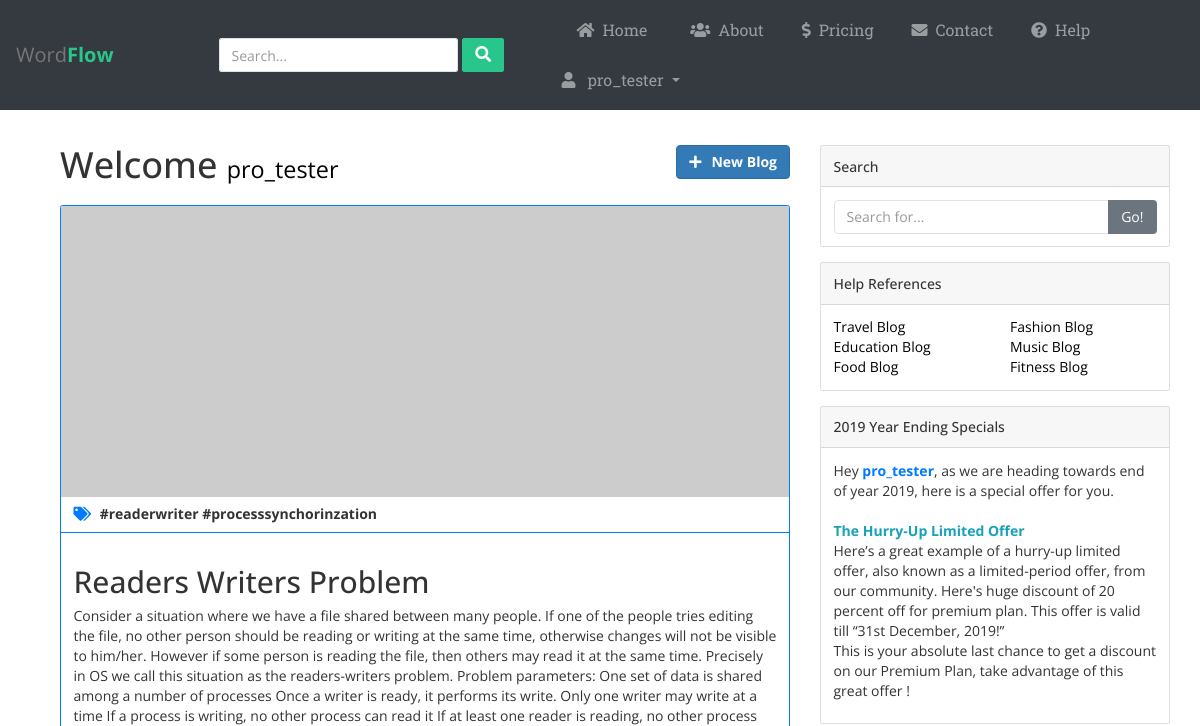
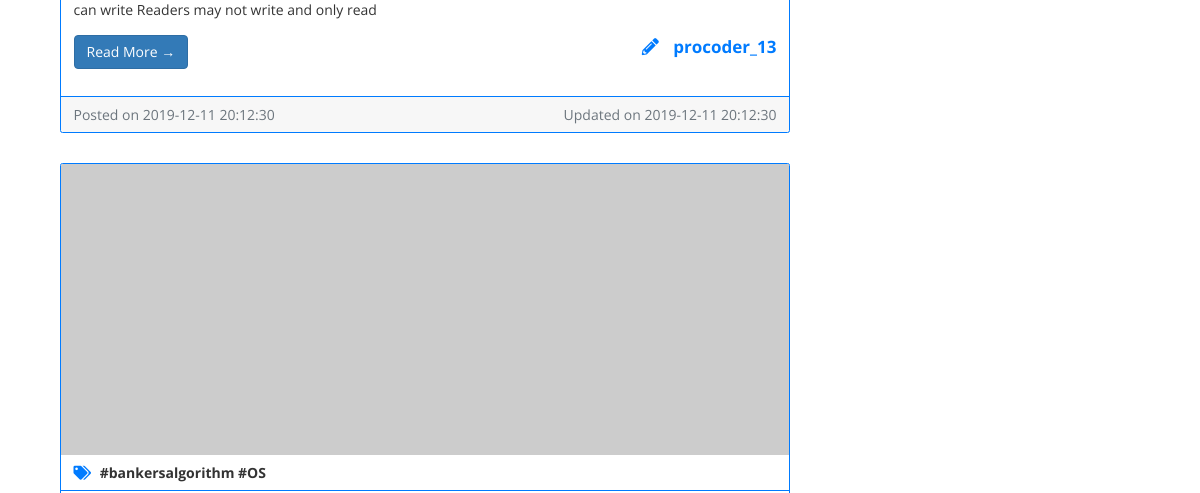
Page /dashboard (signed in, upper part) on the earlier database version (2 pictures, top to bottom).
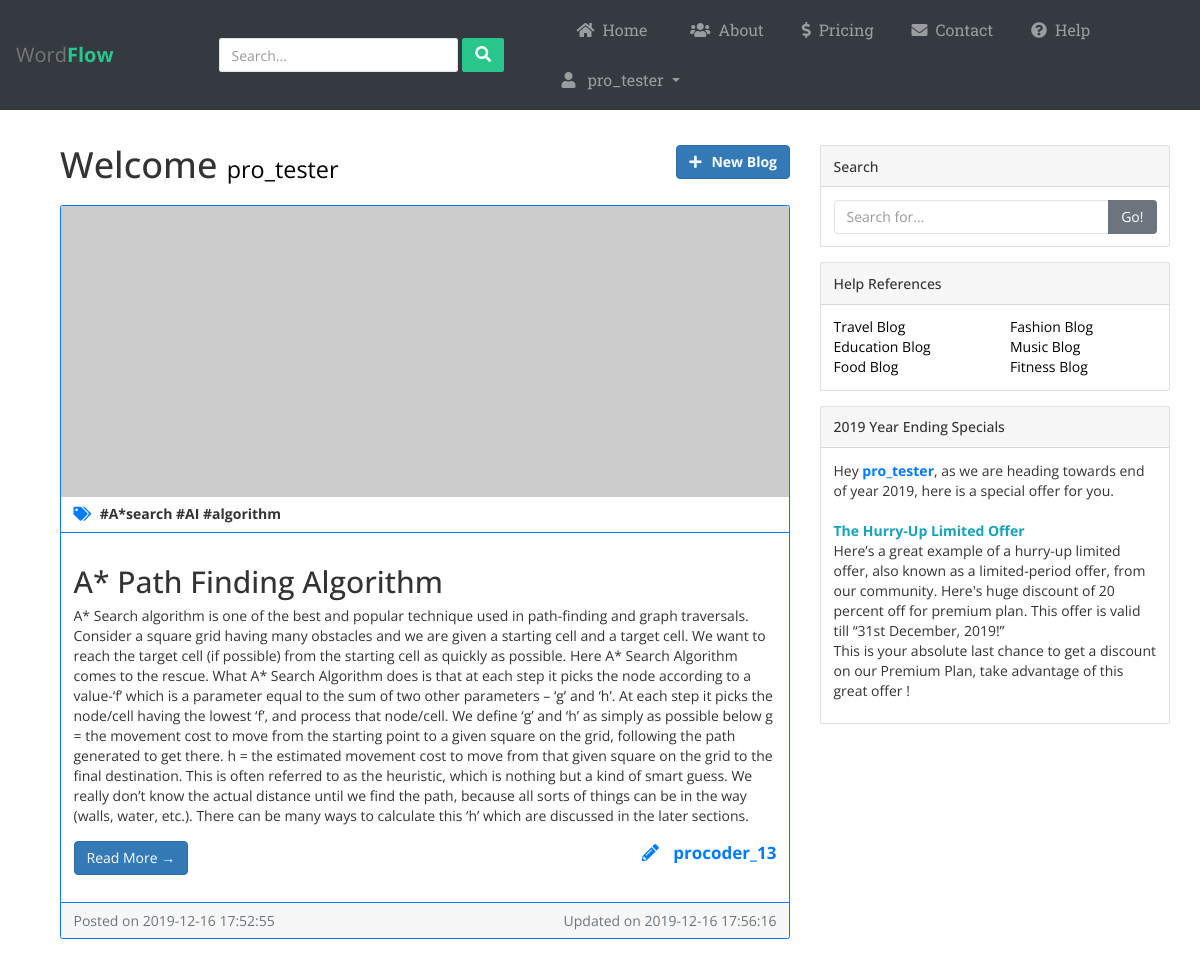
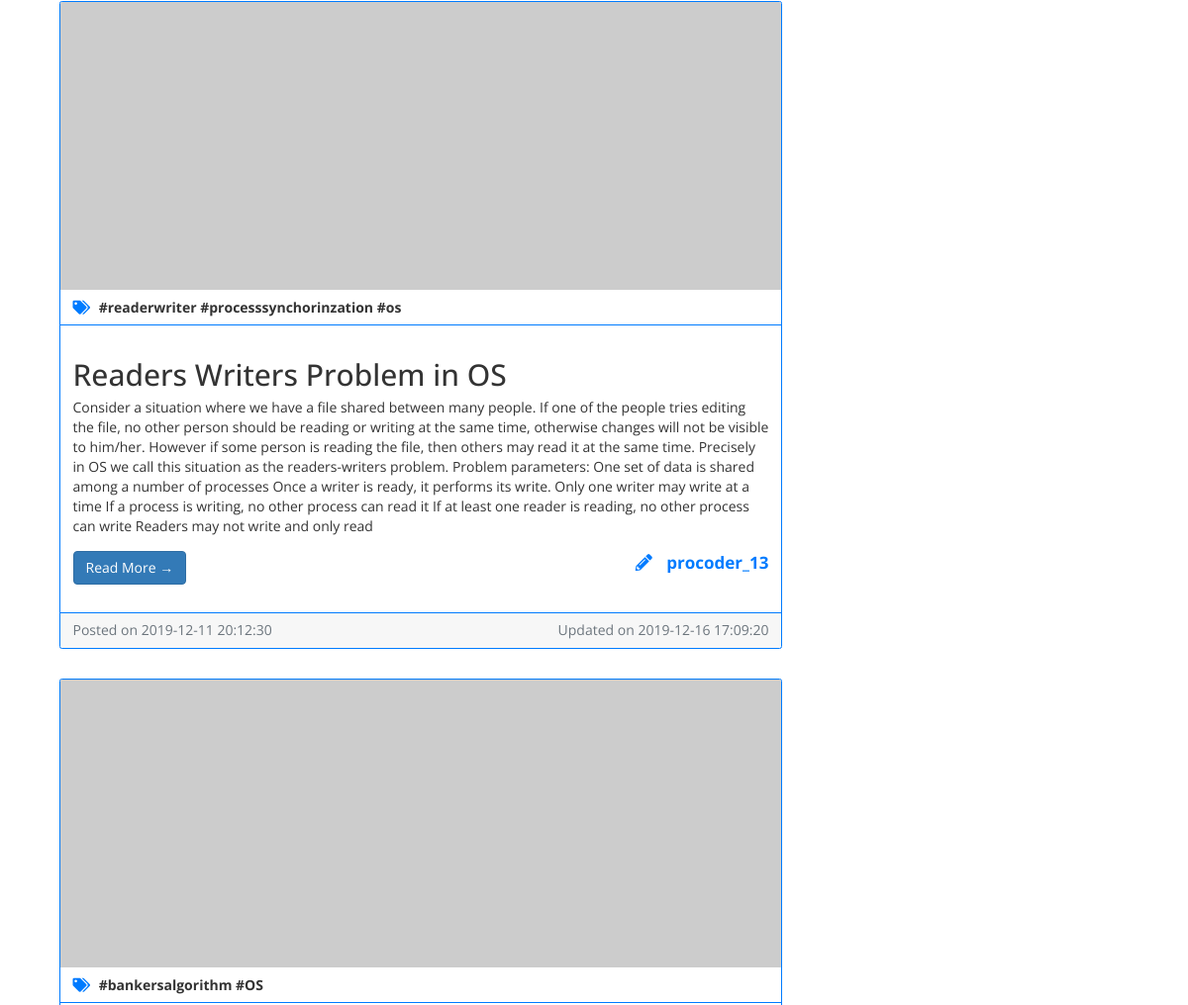
Same page on the later database version (2 pictures, top to bottom).
### app.py (models this page shows)
class Post(db.Model):
	pid = db.Column(db.Integer, primary_key=True)
	title= db.Column(db.String(80), nullable=False)
	author = db.Column(db.String(40), nullable=False)
	content = db.Column(db.String(100), nullable=False)
	created_on = db.Column(db.DateTime, nullable=False)
	last_updated = db.Column(db.DateTime, nullable=False)
	tags = db.Column(db.String(50), nullable=False)

### app.py (the view)
@app.route('/dashboard' , methods=['POST', 'GET'])
@is_logged_in
def dashboard():
	if 'logged_in' in session:
		posts = Post.query.filter(Post.author != session["username"]).order_by(Post.created_on.desc(), Post.last_updated.desc()).all()
		current_user_posts = Post.query.filter_by(author=session["username"]).all()
		for post in posts:
			post.created_on= str(post.created_on).split('.')[0]
			post.last_updated=str(post.last_updated).split('.')[0]
		return render_template("dashboard.html", username=session['username'], logged_in=session['logged_in'], posts=posts, current_user_posts=current_user_posts)
	else:
		return redirect(url_for('home'))

### app.py (called while the page is built)
def is_logged_in(f):
	@wraps(f)
	def wrap(*args, **kwargs):
		if 'logged_in' in session:
			return f(*args, **kwargs)
		else:
			flash('Unauthorized, Please Login !', category='danger')
			return redirect(url_for('home'))
	return wrap

### templates/dashboard.html (shortened to what this page needs)
{% extends "layout.html" %}
{% block content %}
<div class="container">
	{% if posts %}
	<div class="row">
        <div class="col-md-8">
            <div class="row mb-2">
                <div class="col-md-8">
        	        <h1 class="my-4">Welcome
        	          <small style="color: black;">{{username}}</small>
        	        </h1>
    	        </div>
    			<div class="col-md-4">
    				<a href="/{{username}}/new/" class="btn btn-primary py-auto mt-4 pull-right"><span class="pr-3"><i class="fas fa-plus"></i></span><b>New Blog</b></a>
    			</div>
		    </div>
        {% for post in posts %}
        <div class="card mb-5 border-primary">
            <img class="card-img-top" src="http://placehold.it/750x300" alt="By - {{post.author}}">
            <div class="card-header bg-transparent border-primary">
              <p class="card-text mb-0 text-default"><b><i class="fas fa-tags text-primary mr-2"></i> {{post.tags}}</b></p>
            </div>
            <div class="card-body border-primary">
                <h2 class="card-title">{{post.title}}</h2>
                <p class="card-text">{{post.content}}</p>
                <div class="row my-4">
                    <div class="col-md-6 col-xs-6 pl-4">
                        <a href="/{{post.author}}/view/{{post.pid}}" class="btn btn-primary">Read More &rarr;</a>
                    </div>
                    <div class="col-md-6 col-xs-6 text-right">
                        <p class="mb-0 text-primary" style="font-size: 17px;"><span class="pr-3"><i class="fas fa-pencil-alt"></i></span><b> {{post.author}}</b></p>
                    </div>
                </div>
            </div>
            <div class="card-footer text-muted border-primary">
          	    <div class="row">
	          	    <div class="col-md-6">
                        Posted on {{post.created_on}}
	                </div>
                    <div class="col-md-6 text-right">
                        Updated on {{post.last_updated}}
                    </div>
                </div>
            </div>
        </div>
		{% endfor %}
      </div>
      <div class="col-md-4">
        <div class="card my-4">
          <h5 class="card-header">Search</h5>
          <div class="card-body">
            <div class="input-group">
              <input type="text" class="form-control" placeholder="Search for...">
              <span class="input-group-btn">
                <button class="btn btn-secondary" type="button">Go!</button>
              </span>
            </div>
          </div>
        </div>
        <div class="card my-4">
          <h5 class="card-header">Help References</h5>
          <div class="card-body">
            <div class="row">
              <div class="col-lg-6">
                <ul class="list-unstyled mb-0" id="category">
                  <li>
                    <a href="https://www.nomadicmatt.com/travel-blogs/improve-your-travel-writing/">Travel Blog</a>
                  </li>
                  <li>
                    <a href="https://cmnh.lstmed.ac.uk/how-to-write-an-academic-blog-in-5-simple-steps">Education Blog</a>
                  </li>
                  <li>
                    <a href="https://cookieandkate.com/top-20-tips-for-food-blogging/">Food Blog</a>
                  </li>
                </ul>
              </div>
              <div class="col-lg-6">
                <ul class="list-unstyled mb-0" id="category">
                  <li>
                    <a href="https://www.blogtyrant.com/start-a-fashion-blog/">Fashion Blog</a>
                  </li>
                  <li>
                    <a href="https://www.outbrain.com/help/advertisers/music-blog/">Music Blog</a>
                  </li>
                  <li>
                    <a href="https://www.wikihow.com/Write-a-Fitness-Blog">Fitness Blog</a>
                  </li>
                </ul>
              </div>
            </div>
          </div>
        </div>
        <div class="card my-4">
          <h5 class="card-header">2019 Year Ending Specials</h5>
          <div class="card-body">
            Hey <b class="text-primary">{{username}}</b>, as we are heading towards end of year 2019,
            here is a special offer for you. <br><br>
            <p>
              <b class="text-info">The Hurry-Up Limited Offer</b><br>
                Here’s a great example of a hurry-up limited offer, also known as a limited-period offer, from our community. Here's huge discount of 20 percent off for premium plan. This offer is valid till “31st December, 2019!”
                <br>
                This is your absolute last chance to get a discount on our Premium Plan, take advantage of this great offer !
            </p>
          </div>
        </div>
      </div>
    </div>
	{% endif %}
	</div>
{% endblock %}

### templates/layout.html (shortened to what this page needs)
<!DOCTYPE html>
<html>
<head>
	<link rel="stylesheet" href="https://stackpath.bootstrapcdn.com/bootstrap/4.3.1/css/bootstrap.min.css">
	<link rel="stylesheet" href="//maxcdn.bootstrapcdn.com/bootstrap/4.0.0/css/bootstrap.min.css" rel="stylesheet" id="bootstrap-css">
  <link href="//netdna.bootstrapcdn.com/bootstrap/3.2.0/css/bootstrap.min.css" rel="stylesheet" id="bootstrap-css">
	<link rel="stylesheet" href="https://maxcdn.bootstrapcdn.com/font-awesome/4.7.0/css/font-awesome.min.css">
  <link rel="stylesheet" type="text/css" href="{{ url_for('static', filename='stylesheets/layout.css') }}">
  <link rel="stylesheet" type="text/css" href="https://cdnjs.cloudflare.com/ajax/libs/font-awesome/5.11.2/css/all.css">
</head>
<body id="page-top">
<nav class="navbar sticky-top navbar-default navbar-expand-lg navbar-dark bg-dark" style="border: none;">
	<div class="navbar-header d-flex col">
		<a class="navbar-brand" href="/admin">Word<b>Flow</b></a>
	</div>
  <form class="navbar-form form-inline search-form">
			<div class="input-group">
				<input type="text" class="form-control" placeholder="Search...">
				<span class="input-group-btn">
					<button type="button" class="btn btn-default"><i class="fa fa-search"></i></button>
				</span>
			</div>
		</form>
  {% if logged_in == True %}
	<div id="navbarCollapse" class="collapse navbar-collapse justify-content-start" style="width: 630px;">
  {% else %}
  <div id="navbarCollapse" class="collapse navbar-collapse justify-content-start" style="width: 500px;">
  {% endif %}
		<ul class="nav navbar-nav">
			<li class="nav-item" style="margin: 0% 15px;"><a href="/" class="nav-link"><span style="margin: 0% 8px;"><i class="fas fa-home"></i></span>Home</a></li>
			<li class="nav-item" style="margin: 0% 10px;"><a href="/about" class="nav-link"><span style="margin: 0% 8px;"><i class="fas fa-users"></i></span>About</a></li>
			<li class="nav-item" style="margin: 0% 10px;"><a href="/pricing" class="nav-link"><span style="margin: 0% 8px;"><i class="fas fa-dollar-sign"></i></span>Pricing</a></li>
			<li class="nav-item" style="margin: 0% 10px;"><a href="/contact" class="nav-link"><span style="margin: 0% 8px;"><i class="fas fa-envelope"></i></span>Contact</a></li>
      <li class="nav-item" style="margin: 0% 10px;"><a href="/help" class="nav-link"><span style="margin: 0% 8px;"><i class="fas fa-question-circle"></i></i></span>Help</a></li>
		</ul>
    {% if logged_in == True %}
    <ul class="nav navbar-nav ml-auto">
      <li class="nav-item dropdown">
        <a data-toggle="dropdown" class="nav-link dropdown-toggle" href="#"><span style="margin: 0% 8px;"><i class="fas fa-user"></i></span> {{ username }} </b></a>
      </li>
    </ul>
    {% endif %}
	</div>
</nav>
  <div class="container">
  	{% block content %}
    {% endblock %}
  </div>
<br>
</body>
</html>

### static/stylesheets/layout.css (style rules this page uses)
body { margin: 0; padding: 0; box-sizing: border-box; font-family: 'Open Sans', sans-serif; overflow-x: hidden; }
.list-unstyled a, .list-unstyled a span { color: white; }
.card h5 { padding: 1.25rem 1.25rem; margin-top: 0; }
#category a { color: black; }
.form-control { box-shadow: none; border-radius: 4px; border-color: #dfe3e8; }
.navbar-header.col { padding: 0 !important; }
.navbar { background: #fff; padding-left: 16px; padding-right: 16px; border-bottom: 1px solid #dfe3e8; border-radius: 0; }
.navbar .navbar-brand { font-size: 20px; padding-left: 0; padding-right: 50px; }
.navbar .navbar-brand b { font-weight: bold; color: #29c68c; }
.navbar ul.nav li a { color: #999; font-size: 16px; }
.navbar .form-inline i { font-size: 16px; }
.navbar .form-inline .btn { border-radius: 2px; color: #fff; border-color: #29c68c; background: #29c68c; outline: none; }
.navbar .search-form { display: inline-block; }
.navbar .search-form .btn { margin-left: 4px; }
.navbar .search-form .form-control { border-radius: 2px; }
a.nav-link { font-family: 'Roboto Slab'; }
@media (min-width: 1200px) { .search-form .input-group { width: 300px; margin-left: 30px; } }

Differences in the rows shown:
added Post: tags "#A*search #AI #algorithm", title "A* Path Finding Algorithm", content "A* Search algorithm is one of the best and popular technique used in path-finding and graph traversals. Consider a square grid having many obstacles and we are given a starting cell and a target cell. We want to reach the target cell (if possible) from the starting cell as quickly as possible. Here A* Search Algorithm comes to the rescue. What A* Search Algorithm does is that at each step it picks the node according to a value-‘f’ which is a parameter equal to the sum of two other parameters – ‘g’ and ‘h’. At each step it picks the node/cell having the lowest ‘f’, and process that node/cell. We define ‘g’ and ‘h’ as simply as possible below g = the movement cost to move from the starting…", author "procoder_13", created_on "2019-12-16 17:52:55", last_updated "2019-12-16 17:56:16"
changed Post: tags "#readerwriter #processsynchorinzation" → "#readerwriter #processsynchorinzation #os"; title "Readers Writers Problem" → "Readers Writers Problem in OS"; last_updated "2019-12-11 20:12:30" → "2019-12-16 17:09:20"
